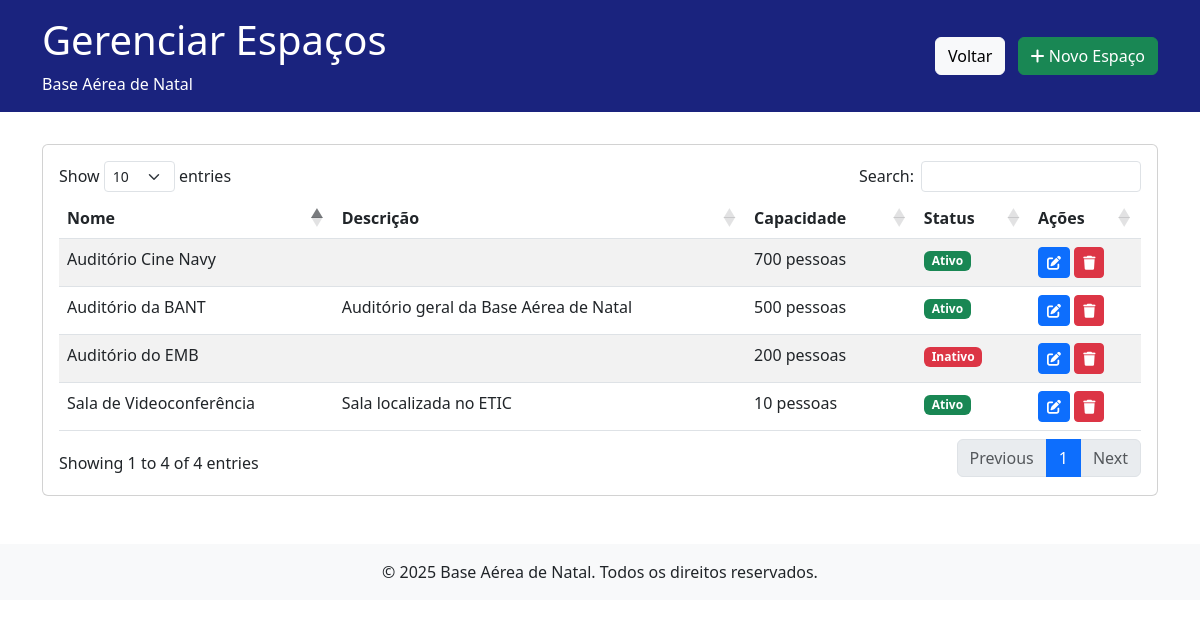
The page /admin/espacos.php (signed in) on the database its author committed.
### tables this page shows
CREATE TABLE IF NOT EXISTS espacos (
    id INT PRIMARY KEY AUTO_INCREMENT,
    nome VARCHAR(100) NOT NULL,
    descricao TEXT,
    capacidade INT,
    status ENUM('ativo', 'inativo') DEFAULT 'ativo',
    created_at TIMESTAMP DEFAULT CURRENT_TIMESTAMP,
    updated_at TIMESTAMP DEFAULT CURRENT_TIMESTAMP ON UPDATE CURRENT_TIMESTAMP
);

### admin/espacos.php (the view, shortened to what this page needs)
<?php
require_once '../config/database.php';
$stmt = $conn->query("SELECT * FROM espacos ORDER BY nome");
$espacos = $stmt->fetchAll(PDO::FETCH_ASSOC);
?>
<!DOCTYPE html>
<html lang="pt-BR">
<head>
    <link href="https://cdn.jsdelivr.net/npm/bootstrap@5.3.0/dist/css/bootstrap.min.css" rel="stylesheet">
    <link href="https://cdnjs.cloudflare.com/ajax/libs/font-awesome/6.0.0/css/all.min.css" rel="stylesheet">
    <link href="https://cdn.datatables.net/1.11.5/css/dataTables.bootstrap5.min.css" rel="stylesheet">
</head>
<body>
    <header class="header-bant">
        <div class="container">
            <div class="row align-items-center">
                <div class="col-md-8">
                    <h1>Gerenciar Espaços</h1>
                    <p class="mb-0">Base Aérea de Natal</p>
                </div>
                <div class="col-md-4 text-end">
                    <a href="index.php" class="btn btn-light me-2">Voltar</a>
                    <button type="button" class="btn btn-success" data-bs-toggle="modal" data-bs-target="#modalEspaco">
                        <i class="fas fa-plus"></i> Novo Espaço
                    </button>
                </div>
            </div>
        </div>
    </header>
    <main class="container">
        <div class="card">
            <div class="card-body">
                <div class="table-responsive">
                    <table class="table table-striped" id="tabelaEspacos">
                        <thead>
                            <tr>
                                <th>Nome</th>
                                <th>Descrição</th>
                                <th>Capacidade</th>
                                <th>Status</th>
                                <th>Ações</th>
                            </tr>
                        </thead>
                        <tbody>
                            <?php foreach ($espacos as $espaco): ?>
                            <tr>
                                <td><?php echo htmlspecialchars($espaco['nome']); ?></td>
                                <td><?php echo htmlspecialchars($espaco['descricao']); ?></td>
                                <td><?php echo $espaco['capacidade']; ?> pessoas</td>
                                <td>
                                    <span class="badge bg-<?php echo $espaco['status'] === 'ativo' ? 'success' : 'danger'; ?>">
                                        <?php echo ucfirst($espaco['status']); ?>
                                    </span>
                                </td>
                                <td>
                                    <button type="button" class="btn btn-sm btn-primary"
                                            onclick="editarEspaco(<?php echo htmlspecialchars(json_encode($espaco)); ?>)">
                                        <i class="fas fa-edit"></i>
                                    </button>
                                    <button type="button" class="btn btn-sm btn-danger"
                                            onclick="confirmarExclusao(<?php echo $espaco['id']; ?>)">
                                        <i class="fas fa-trash"></i>
                                    </button>
                                </td>
                            </tr>
                            <?php endforeach; ?>
                        </tbody>
                    </table>
                </div>
            </div>
        </div>
    </main>
    <footer class="bg-light mt-5 py-3">
        <div class="container text-center">
            <p class="mb-0">&copy; <?php echo date('Y'); ?> Base Aérea de Natal. Todos os direitos reservados.</p>
        </div>
    </footer>
</body>
</html>

### admin/espacos.php (style rules this page uses)
.header-bant { background-color: #1a237e; color: white; padding: 1rem 0; margin-bottom: 2rem; }

### rows shown on the page
espacos: nome "Auditório Cine Navy", capacidade "700", status "Ativo"
espacos: nome "Auditório da BANT", descricao "Auditório geral da Base Aérea de Natal", capacidade "500", status "Ativo"
espacos: nome "Auditório do EMB", capacidade "200", status "Inativo"
espacos: nome "Sala de Videoconferência", descricao "Sala localizada no ETIC", capacidade "10", status "Ativo"
